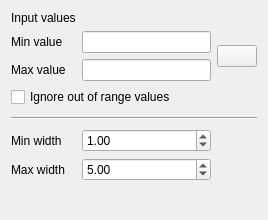
<?xml version="1.0" encoding="UTF-8"?>
<ui version="4.0">
 <class>QgsMeshVaryingStrokeWidthWidget</class>
 <widget class="QWidget" name="QgsMeshVaryingStrokeWidthWidget">
  <property name="geometry">
   <rect>
    <x>0</x>
    <y>0</y>
    <width>268</width>
    <height>220</height>
   </rect>
  </property>
  <property name="windowTitle">
   <string>Form</string>
  </property>
  <layout class="QGridLayout" name="gridLayout">
   <item row="8" column="0">
    <spacer name="verticalSpacer">
     <property name="orientation">
      <enum>Qt::Vertical</enum>
     </property>
     <property name="sizeHint" stdset="0">
      <size>
       <width>20</width>
       <height>40</height>
      </size>
     </property>
    </spacer>
   </item>
   <item row="1" column="2" rowspan="2">
    <widget class="QPushButton" name="mDefaultMinMaxButton">
     <property name="sizePolicy">
      <sizepolicy hsizetype="Fixed" vsizetype="Fixed">
       <horstretch>0</horstretch>
       <verstretch>0</verstretch>
      </sizepolicy>
     </property>
     <property name="minimumSize">
      <size>
       <width>0</width>
       <height>0</height>
      </size>
     </property>
     <property name="text">
      <string/>
     </property>
     <property name="icon">
      <iconset resource="../../../images/images.qrc">
       <normaloff>:/images/themes/default/mActionRefresh.svg</normaloff>:/images/themes/default/mActionRefresh.svg</iconset>
     </property>
    </widget>
   </item>
   <item row="1" column="0">
    <widget class="QLabel" name="label_4">
     <property name="text">
      <string>Min value</string>
     </property>
    </widget>
   </item>
   <item row="5" column="0" colspan="3">
    <widget class="Line" name="line">
     <property name="minimumSize">
      <size>
       <width>0</width>
       <height>10</height>
      </size>
     </property>
     <property name="orientation">
      <enum>Qt::Horizontal</enum>
     </property>
    </widget>
   </item>
   <item row="7" column="0">
    <widget class="QLabel" name="label_2">
     <property name="text">
      <string>Max width</string>
     </property>
    </widget>
   </item>
   <item row="7" column="1">
    <widget class="QgsDoubleSpinBox" name="mWidthMaximumSpinBox">
     <property name="value">
      <double>5.000000000000000</double>
     </property>
    </widget>
   </item>
   <item row="0" column="0">
    <widget class="QLabel" name="label_3">
     <property name="text">
      <string>Input values</string>
     </property>
    </widget>
   </item>
   <item row="6" column="0">
    <widget class="QLabel" name="label">
     <property name="text">
      <string>Min width</string>
     </property>
    </widget>
   </item>
   <item row="2" column="0">
    <widget class="QLabel" name="label_5">
     <property name="text">
      <string>Max value</string>
     </property>
    </widget>
   </item>
   <item row="6" column="1">
    <widget class="QgsDoubleSpinBox" name="mWidthMinimumSpinBox">
     <property name="value">
      <double>1.000000000000000</double>
     </property>
    </widget>
   </item>
   <item row="3" column="0" colspan="3">
    <widget class="QCheckBox" name="mIgnoreOutOfRangecheckBox">
     <property name="text">
      <string>Ignore out of range values</string>
     </property>
    </widget>
   </item>
   <item row="1" column="1">
    <widget class="QLineEdit" name="mValueMinimumLineEdit"/>
   </item>
   <item row="2" column="1">
    <widget class="QLineEdit" name="mValueMaximumLineEdit"/>
   </item>
  </layout>
 </widget>
 <customwidgets>
  <customwidget>
   <class>QgsDoubleSpinBox</class>
   <extends>QDoubleSpinBox</extends>
   <header>qgsdoublespinbox.h</header>
  </customwidget>
 </customwidgets>
 <resources>
  <include location="../../../images/images.qrc"/>
 </resources>
 <connections/>
</ui>
